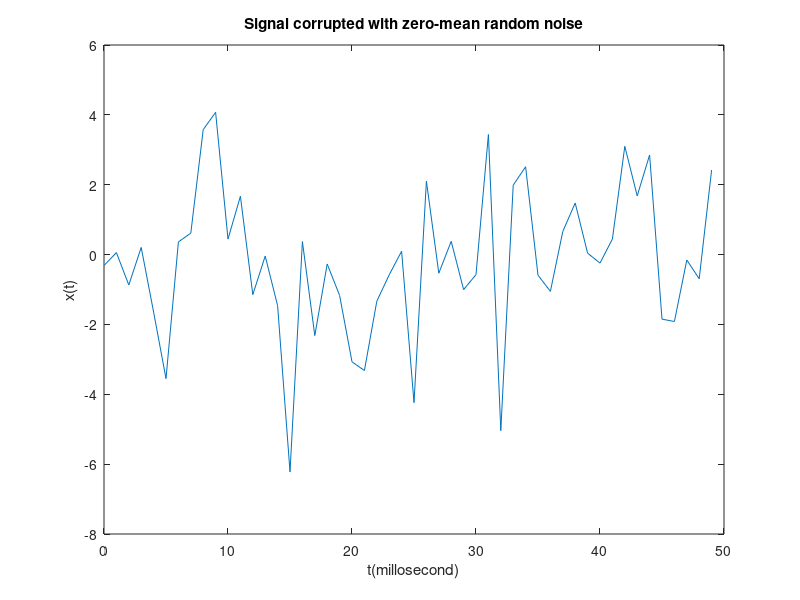
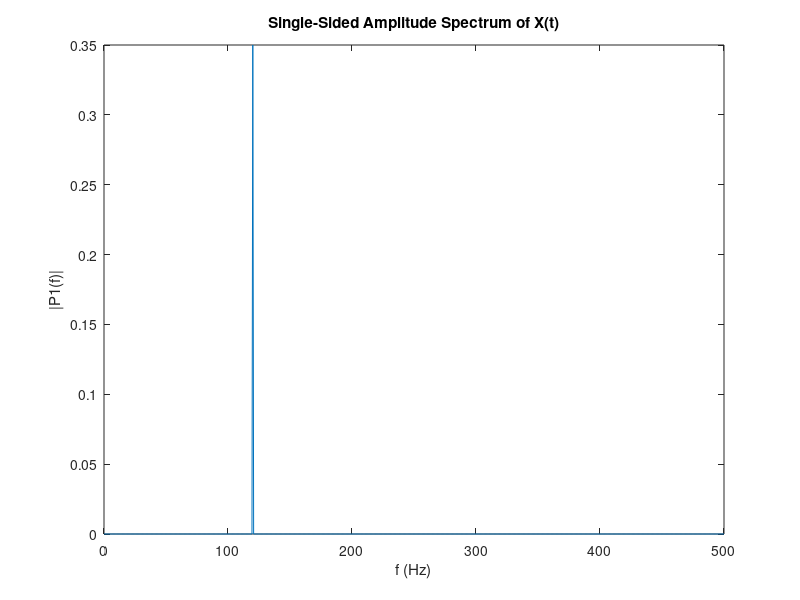

Here is the MATLAB script that generated these plots, in order:
clc, clearvars, close all;

Fs = 1000;
T = 1/Fs;
L = 1500;
t = (0:L-1)*T;

S = 0.7*sin(2*pi*120*t);
X = S + 2*randn(size(t));

plot(1000*t(1:50),X(1:50))
title('Signal corrupted with zero-mean random noise')
xlabel("t(millosecond)")
ylabel("x(t)")

Y = fft(X);

P2 = abs(Y/L);
P1 = P2(1:L/2+1);
P1(2:end-1) = 2*P1(2:end-1);
%{
f = Fs*(0:(L/2))/L;
figure(2)
plot(f,P1)
title("single-side Amplitude Spectrum of X(t)")
xlabel("f(Hz)")
ylabel("|P1(f)|")
%}
Y = fft(S);
P2 = abs(Y/L);
P1 = P2(1:L/2+1);

f = Fs*(0:(L/2))/L;

figure(2)
plot(f,P1) 
title("Single-Sided Amplitude Spectrum of X(t)")
xlabel("f (Hz)")
ylabel("|P1(f)|")